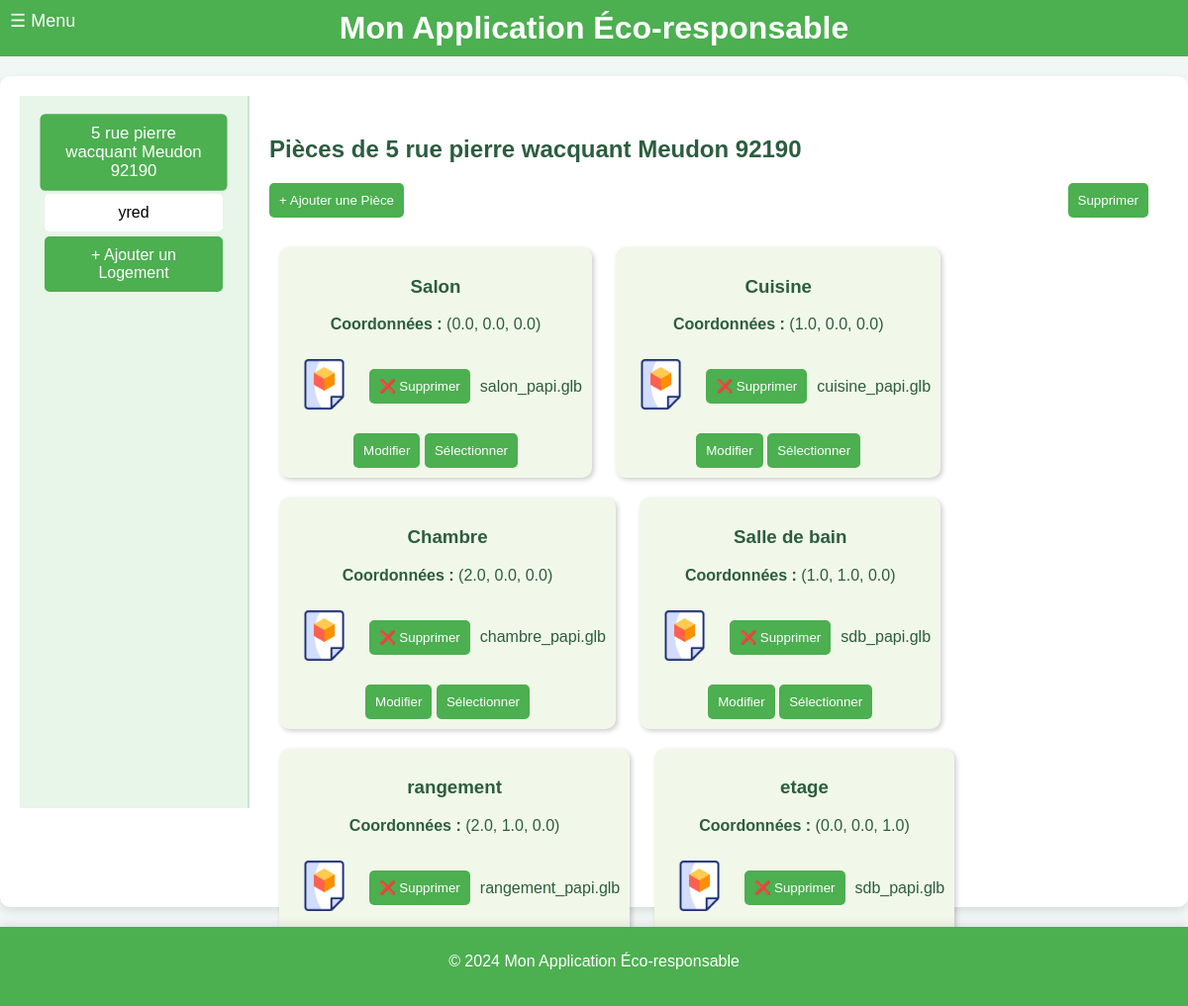
The app's page /rooms/1 with its own data.
### tables this page shows
CREATE TABLE Housing (
housing_id INTEGER PRIMARY KEY, -- Identifiant unique pour chaque logement
address VARCHAR(255), -- Adresse du logement
phone_number VARCHAR(20), -- NumÃ©ro de contact pour le logement
ip_address VARCHAR(15), -- Adresse IP associÃ©e au logement
insert_date TIMESTAMP DEFAULT CURRENT_TIMESTAMP -- Horodatage de l'ajout de l'enregistrement
);

CREATE TABLE Room (
    room_id INTEGER PRIMARY KEY, 
    housing_id INTEGER,
    name VARCHAR(100),
    x FLOAT,
    y FLOAT,
    z FLOAT,
    gltf_model VARCHAR(100) DEFAULT NULL,  -- Fix here: Comma instead of semicolon
    FOREIGN KEY (housing_id) REFERENCES Housing(housing_id)
);

### main.py (the view)
@app.get("/rooms/{housing_id}", response_class=HTMLResponse)
def get_rooms_for_housing(request: Request, housing_id: int):
    conn = get_db_connection()
    logements = conn.execute("SELECT housing_id, address FROM Housing").fetchall()
    rooms = conn.execute("SELECT * FROM Room WHERE housing_id = ?", (housing_id,)).fetchall()
    logement_address = next((logement["address"] for logement in logements if logement["housing_id"] == housing_id), "Logement par Défaut")
    conn.close()
    logements_list = [dict(logement) for logement in logements]
    rooms_list = [dict(room) for room in rooms]
    return templates.TemplateResponse("rooms.html", {
        "request": request,
        "logements": logements_list,
        "rooms": rooms_list,
        "selected_id": housing_id,
        "selected_logement_address": logement_address
    })

### templates/rooms.html (shortened to what this page needs)
{% extends "layout.html" %}
{% block content %}
<div class="container">
    <div class="menu">
        {% for logement in logements %}
        <div class="menu-item {% if selected_id == logement.housing_id %}active{% endif %}"
            onclick="location.href='/rooms/{{ logement.housing_id }}'">
            {{ logement.address }}
        </div>
        {% endfor %}
        <div class="menu-item" style="background-color: #4caf50; color: white;"
            onclick="location.href='http://localhost:8000/logements'">
            + Ajouter un Logement
        </div>
    </div>
    <div class="content">
        <h2>Pièces de {{ selected_logement_address or 'Logement par Défaut' }}</h2>
        <div class="actions">
            <button class="btn" onclick="openAddModal()">+ Ajouter une Pièce</button>
            <button class="btn" onclick="deleteSelected()">Supprimer</button>
        </div>
        {% if rooms %}
        {% for room in rooms %}
        <div class="tile" id="tile-{{ room.room_id }}">
            <h3>{{ room.name }}</h3>
            <p><strong>Coordonnées :</strong> ({{ room.x }}, {{ room.y }}, {{ room.z }})</p>
            <div style="margin-top: 10px; display: flex; align-items: center; gap: 10px;">
                <label id="file-label-{{ room.room_id }}" for="gltf-upload-{{ room.room_id }}"
                    class="custom-file-upload btn" {% if room.gltf_model %}style="background-color: transparent;" {%
                    endif %}>
                    <div class="file-icon-container">
                        <img src="/static/icons/3d-file-static.png" alt="3D Static" class="file-icon static-img">
                    </div>
                </label>
                <button id="delete-btn-{{ room.room_id }}" class="btn"  onclick="deleteFile('{{ room.room_id }}')">
                    ❌ Supprimer
                </button>
                <span id="file-name-{{ room.room_id }}">
                    {% if room.gltf_model %} {{ room.gltf_model.split('/')[-1] }} {% else %} Aucun fichier choisi {%
                    endif %}
                </span>
            </div>
            <div style="margin-top: 10px;">
                <button class="btn"
                    onclick="openEditModal('{{ room.room_id }}', '{{ room.name }}', '{{ room.x }}', '{{ room.y }}', '{{ room.z }}')">
                    Modifier
                </button>
                <button class="btn" onclick="toggleSelection('{{ room.room_id }}')">Sélectionner</button>
            </div>
        </div>
        {% endfor %}
        {% else %}
        <p>Aucune pièce trouvée pour ce logement.</p>
        {% endif %}
    </div>
</div>
{% endblock %}

### templates/layout.html (style rules this page uses)
body { font-family: Arial, sans-serif; margin: 0; padding: 0; background-color: #f0f7f4; color: #2c5d3f; min-height: 100vh; display: flex; flex-direction: column; }

### templates/rooms.html (style rules this page uses)
.custom-file-upload { background-color: #4caf50; color: white; border: none; padding: 10px 20px; border-radius: 5px; cursor: pointer; display: inline-block; transition: background-color 0.2s, transform 0.2s; }
.file-icon { width: 51px; height: 51px; object-fit: cover; transition: transform 0.3s ease; }
.file-icon-container { display: inline-block; width: 51px; height: 51px; }
.file-icon-container img { display: block; }
.container { display: flex; height: 90vh; }
.menu { width: 200px; background-color: #e8f5e9; padding: 15px; border-right: 2px solid #c8e6c9; }
.menu-item { background-color: #c8e6c9; padding: 10px; margin: 10px 0; text-align: center; border-radius: 5px; cursor: pointer; transition: transform 0.3s, background 0.3s; }
.menu-item:hover, .menu-item.active { background-color: #4caf50; color: white; transform: scale(1.05); }
.content { flex: 1; padding: 20px; }
.actions { margin-bottom: 20px; display: flex; justify-content: space-between; }
.btn { background-color: #4caf50; color: white; border: none; padding: 10px; border-radius: 5px; cursor: pointer; transition: transform 0.2s; }
.tile { display: inline-block; background-color: #f1f8e9; border-radius: 10px; padding: 10px; margin: 10px; box-shadow: 2px 2px 5px rgba(0, 0, 0, 0.2); text-align: center; transition: transform 0.3s; }

### templates/menu.html (style rules this page uses)
.menu-item { display: block; padding: 10px 20px; text-decoration: none; color: black; font-size: 16px; background-color: white; margin: 5px 10px; border-radius: 5px; transition: background 0.2s, color 0.2s; }

### records on screen
Housing: address "5 rue pierre wacquant Meudon 92190"
Housing: address "yred"
Room: name "Salon", x "0.0", y "0.0", z "0.0", gltf_model "salon_papi.glb"
Room: name "Cuisine", x "1.0", y "0.0", z "0.0", gltf_model "cuisine_papi.glb"
Room: name "Chambre", x "2.0", y "0.0", z "0.0", gltf_model "chambre_papi.glb"
Room: name "Salle de bain", x "1.0", y "1.0", z "0.0", gltf_model "sdb_papi.glb"
Room: name "rangement", x "2.0", y "1.0", z "0.0", gltf_model "rangement_papi.glb"
Room: name "etage", x "0.0", y "0.0", z "1.0", gltf_model "sdb_papi.glb"
